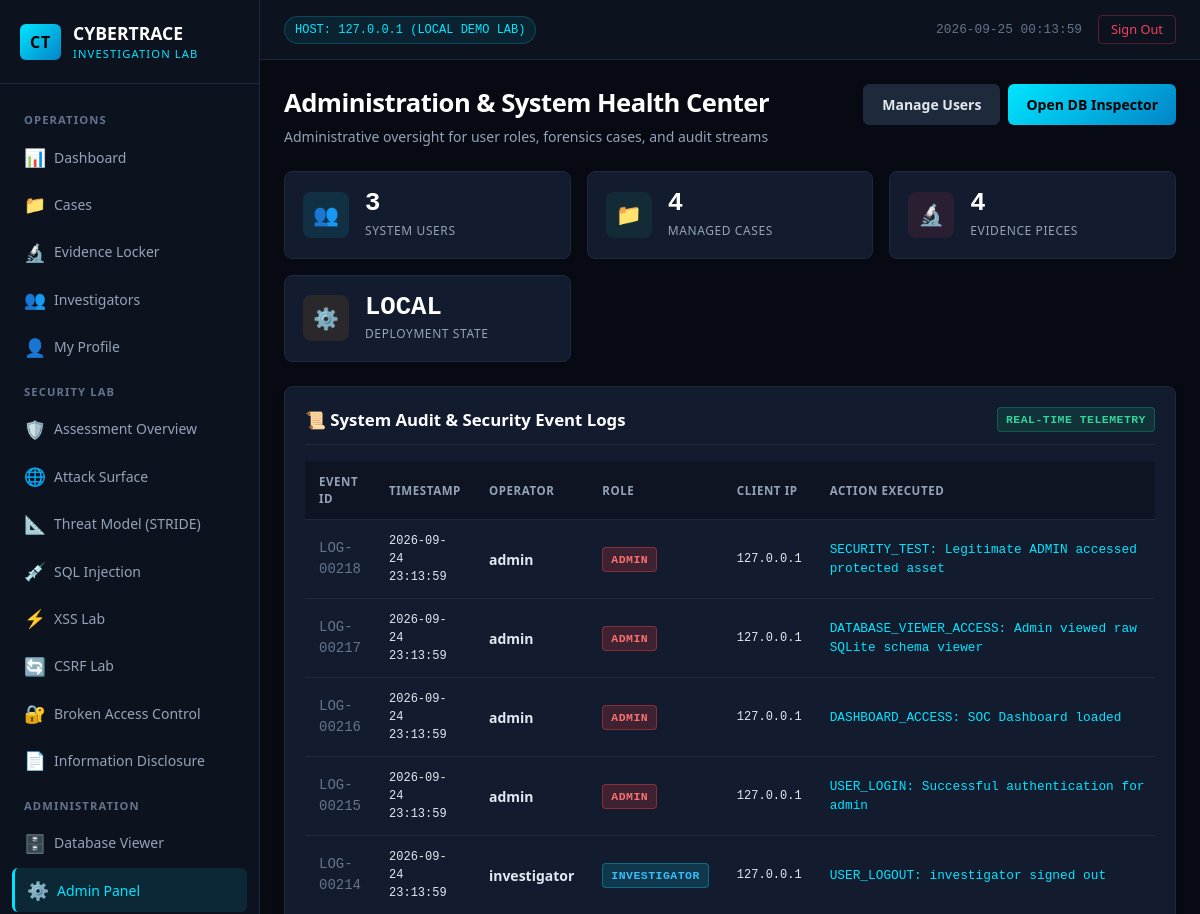
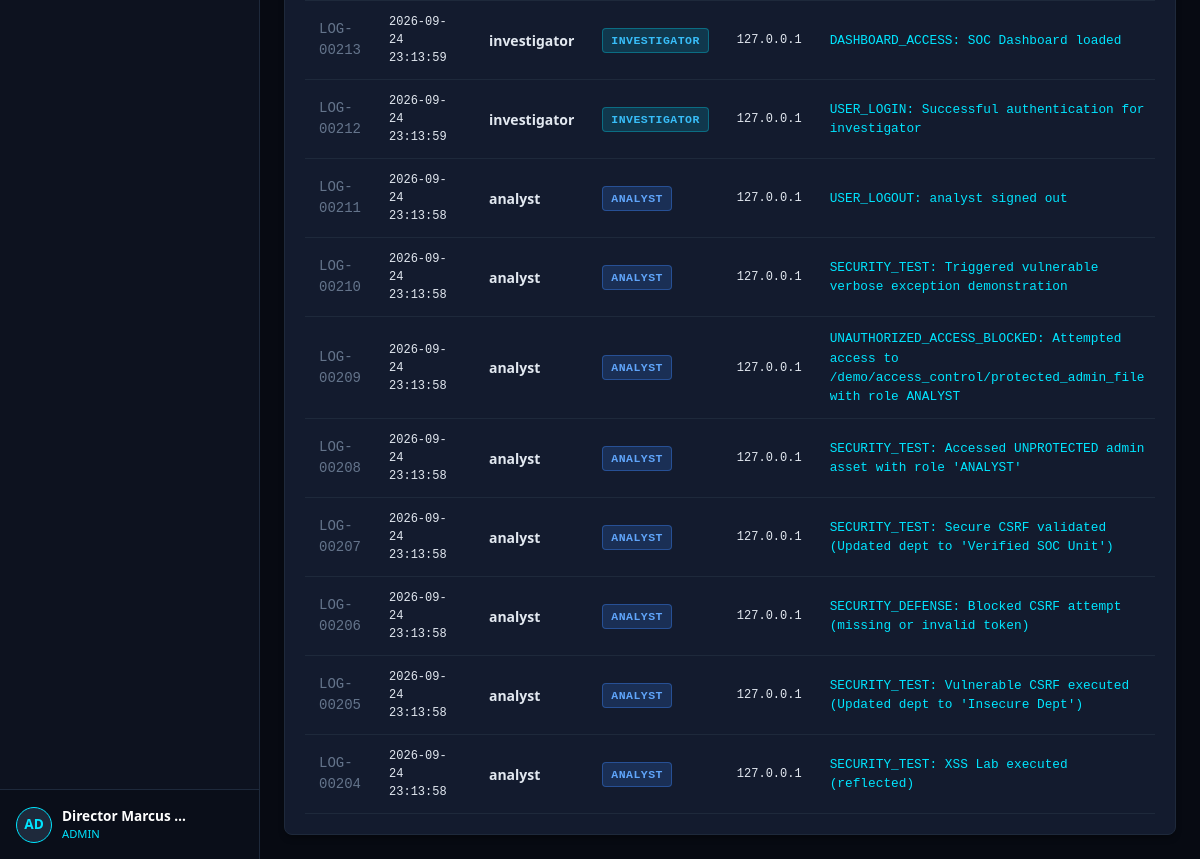
The page /admin/dashboard (signed in) on the database its author committed (2 pictures, top to bottom).
### tables this page shows
CREATE TABLE audit_logs (
        id INTEGER PRIMARY KEY AUTOINCREMENT,
        user_id INTEGER,
        action TEXT NOT NULL,
        ip_address TEXT NOT NULL,
        created_at TEXT NOT NULL
    );

CREATE TABLE users (
        id INTEGER PRIMARY KEY AUTOINCREMENT,
        username TEXT UNIQUE NOT NULL,
        password_hash TEXT NOT NULL,
        role TEXT NOT NULL CHECK(role IN ('ADMIN', 'INVESTIGATOR', 'ANALYST')),
        full_name TEXT NOT NULL,
        email TEXT NOT NULL,
        department TEXT NOT NULL,
        created_at TEXT NOT NULL
    );

### app.py (the view)
@app.route('/admin/dashboard')
@login_required
@role_required(['ADMIN'])
def admin_dashboard():
    users_count = database.query_db("SELECT COUNT(*) as cnt FROM users", one=True)['cnt']
    cases_count = database.query_db("SELECT COUNT(*) as cnt FROM cases", one=True)['cnt']
    evidence_count = database.query_db("SELECT COUNT(*) as cnt FROM evidence", one=True)['cnt']
    audit_logs = database.query_db("""
        SELECT a.*, u.username, u.role
        FROM audit_logs a
        LEFT JOIN users u ON a.user_id = u.id
        ORDER BY a.id DESC LIMIT 15
    """)
    return render_template(
        'admin/dashboard.html',
        users_count=users_count,
        cases_count=cases_count,
        evidence_count=evidence_count,
        audit_logs=audit_logs
    )

### app.py (called while the page is built, shortened)
def generate_csrf_token():
    if 'csrf_token' not in session:
        session['csrf_token'] = secrets.token_hex(16)
    return session['csrf_token']

@app.context_processor
def inject_global_template_data():
    return {
        'csrf_token': generate_csrf_token(),
        'current_user': {
            'id': session.get('user_id'),
            'username': session.get('username'),
            'role': session.get('role'),
            'full_name': session.get('full_name'),
            'department': session.get('department')
        } if 'user_id' in session else None,
        'current_time': datetime.now().strftime("%Y-%m-%d %H:%M:%S")
    }

def login_required(f):
    @wraps(f)
    def decorated_function(*args, **kwargs):
        if 'user_id' not in session:
            flash("Authentication required. Please log in to access this portal.", "warning")
            return redirect(url_for('login', next=request.path))
        return f(*args, **kwargs)
    return decorated_function

def role_required(allowed_roles):
    def decorator(f):
        @wraps(f)
        def decorated_function(*args, **kwargs):
            if 'user_id' not in session:
                flash("Authentication required.", "warning")
                return redirect(url_for('login'))
            user_role = session.get('role')
            return f(*args, **kwargs)
        return decorated_function
    return decorator

### database.py (called while the page is built)
def get_db_connection():
    conn = sqlite3.connect(DB_PATH)
    conn.row_factory = sqlite3.Row
    return conn

def query_db(query, args=(), one=False):
    conn = get_db_connection()
    try:
        cur = conn.cursor()
        cur.execute(query, args)
        rows = cur.fetchall()
        return (rows[0] if rows else None) if one else rows
    finally:
        conn.close()

### templates/admin/dashboard.html (shortened to what this page needs)
{% extends 'base.html' %}
{% block content %}
<div class="page-header">
    <div>
        <h1 class="page-title">Administration &amp; System Health Center</h1>
        <p class="page-subtitle">Administrative oversight for user roles, forensics cases, and audit streams</p>
    </div>
    <div style="display: flex; gap: 8px;">
        <a href="{{ url_for('admin_users') }}" class="btn btn-secondary">Manage Users</a>
        <a href="{{ url_for('database_viewer') }}" class="btn btn-primary">Open DB Inspector</a>
    </div>
</div>
<div class="grid-4">
    <div class="stat-card">
        <div class="stat-icon cyan">👥</div>
        <div>
            <div class="stat-value">{{ users_count }}</div>
            <div class="stat-label">System Users</div>
        </div>
    </div>
    <div class="stat-card">
        <div class="stat-icon emerald">📁</div>
        <div>
            <div class="stat-value">{{ cases_count }}</div>
            <div class="stat-label">Managed Cases</div>
        </div>
    </div>
    <div class="stat-card">
        <div class="stat-icon rose">🔬</div>
        <div>
            <div class="stat-value">{{ evidence_count }}</div>
            <div class="stat-label">Evidence Pieces</div>
        </div>
    </div>
    <div class="stat-card">
        <div class="stat-icon amber">⚙️</div>
        <div>
            <div class="stat-value">LOCAL</div>
            <div class="stat-label">Deployment State</div>
        </div>
    </div>
</div>
<div class="card">
    <div class="card-header">
        <span class="card-title">📜 System Audit &amp; Security Event Logs</span>
        <span class="badge badge-open">Real-time Telemetry</span>
    </div>
    <div class="table-responsive">
        <table class="data-table">
            <thead>
                <tr>
                    <th>Event ID</th>
                    <th>Timestamp</th>
                    <th>Operator</th>
                    <th>Role</th>
                    <th>Client IP</th>
                    <th>Action Executed</th>
                </tr>
            </thead>
            <tbody>
                {% for log in audit_logs %}
                <tr>
                    <td style="font-family: var(--font-mono); color: var(--text-dim);">LOG-00{{ log.id }}</td>
                    <td style="font-family: var(--font-mono); font-size: 0.75rem;">{{ log.created_at }}</td>
                    <td style="font-weight: 600;">{{ log.username or 'SYSTEM / ANONYMOUS' }}</td>
                    <td>
                        {% if log.role == 'ADMIN' %}
                        <span class="badge badge-critical">ADMIN</span>
                        {% elif log.role == 'INVESTIGATOR' %}
                        <span class="badge badge-investigating">INVESTIGATOR</span>
                        {% elif log.role == 'ANALYST' %}
                        <span class="badge badge-low">ANALYST</span>
                        {% else %}
                        <span class="badge badge-closed">NONE</span>
                        {% endif %}
                    </td>
                    <td style="font-family: var(--font-mono); font-size: 0.75rem;">{{ log.ip_address }}</td>
                    <td style="font-family: var(--font-mono); font-size: 0.8rem; color: var(--accent-cyan);">{{ log.action }}</td>
                </tr>
                {% endfor %}
            </tbody>
        </table>
    </div>
</div>
{% endblock %}

### static/css/style.css (style rules this page uses)
:root { --bg-primary: #070a12; --bg-secondary: #0d121f; --bg-card: #131b2e; --bg-card-hover: #18223a; --border-color: #1e293b; --border-focus: #00e5ff; --text-main: #e2e8f0; --text-muted: #94a3b8; --text-dim: #64748b; --accent-cyan: #00e5ff; --accent-cyan-glow: rgba(0, 229, 255, 0.2); --accent-blue: #38bdf8; --accent-emerald: #10b981; --accent-amber: #f59e0b; --accent-rose: #f43f5e; --accent-purple: #a855f7; --vuln-red: #ef4444; --vuln-bg: rgba(239, 68, 68, 0.08); --vuln-border: rgba(239, 68, 68, 0.35); --secure-green: #10b981; --secure-bg: rgba(16, 185, 129, 0.08); --secure-border: rgba(16, 185, 129, 0.35); --font-sans: 'Segoe UI', system-ui, -apple-system, Roboto, Helvetica, Arial, sans-serif; --font-mono: 'Consolas', 'Courier New', monospace; }
* { box-sizing: border-box; margin: 0; padding: 0; }
body { background-color: var(--bg-primary); color: var(--text-main); font-family: var(--font-sans); line-height: 1.5; min-height: 100vh; display: flex; flex-direction: column; }
h1, h2, h3, h4, h5 { color: #fff; font-weight: 600; letter-spacing: -0.02em; }
a { color: var(--accent-cyan); text-decoration: none; transition: color 0.15s ease; }
.page-header { margin-bottom: 24px; display: flex; justify-content: space-between; align-items: flex-start; flex-wrap: wrap; gap: 16px; }
.page-title { font-size: 1.6rem; margin-bottom: 4px; }
.page-subtitle { font-size: 0.875rem; color: var(--text-muted); }
.grid-4 { display: grid; grid-template-columns: repeat(auto-fit, minmax(220px, 1fr)); gap: 16px; margin-bottom: 24px; }
.card { background-color: var(--bg-card); border: 1px solid var(--border-color); border-radius: 8px; padding: 20px; box-shadow: 0 4px 6px -1px rgba(0, 0, 0, 0.3); }
.card-header { display: flex; justify-content: space-between; align-items: center; margin-bottom: 16px; padding-bottom: 12px; border-bottom: 1px solid var(--border-color); }
.card-title { font-size: 1.05rem; font-weight: 600; color: #fff; display: flex; align-items: center; gap: 8px; }
.stat-card { background-color: var(--bg-card); border: 1px solid var(--border-color); border-radius: 8px; padding: 18px; display: flex; align-items: center; gap: 16px; transition: transform 0.15s ease; }
.stat-icon { width: 46px; height: 46px; border-radius: 8px; display: flex; align-items: center; justify-content: center; font-size: 1.3rem; }
.stat-icon.cyan { background: rgba(0, 229, 255, 0.1); color: var(--accent-cyan); }
.stat-icon.rose { background: rgba(244, 63, 94, 0.1); color: var(--accent-rose); }
.stat-icon.emerald { background: rgba(16, 185, 129, 0.1); color: var(--accent-emerald); }
.stat-icon.amber { background: rgba(245, 158, 11, 0.1); color: var(--accent-amber); }
.stat-value { font-size: 1.6rem; font-weight: 700; color: #fff; line-height: 1.1; font-family: var(--font-mono); }
.stat-label { font-size: 0.75rem; color: var(--text-muted); text-transform: uppercase; letter-spacing: 0.05em; margin-top: 3px; }
.table-responsive { width: 100%; overflow-x: auto; }
.data-table { width: 100%; border-collapse: collapse; text-align: left; font-size: 0.875rem; }
.data-table th { background-color: rgba(0, 0, 0, 0.25); color: var(--text-muted); font-weight: 600; text-transform: uppercase; font-size: 0.72rem; letter-spacing: 0.05em; padding: 12px 14px; border-bottom: 1px solid var(--border-color); }
.data-table td { padding: 12px 14px; border-bottom: 1px solid var(--border-color); color: var(--text-main); }
.badge { display: inline-block; padding: 3px 8px; border-radius: 4px; font-size: 0.72rem; font-weight: 600; text-transform: uppercase; letter-spacing: 0.04em; font-family: var(--font-mono); }
.badge-critical { background: rgba(239, 68, 68, 0.2); color: #f87171; border: 1px solid rgba(239, 68, 68, 0.4); }
.badge-low { background: rgba(59, 130, 246, 0.2); color: #60a5fa; border: 1px solid rgba(59, 130, 246, 0.4); }
.badge-open { background: rgba(16, 185, 129, 0.15); color: #34d399; border: 1px solid rgba(16, 185, 129, 0.3); }
.badge-investigating { background: rgba(0, 229, 255, 0.15); color: #38bdf8; border: 1px solid rgba(0, 229, 255, 0.3); }
.btn { display: inline-flex; align-items: center; justify-content: center; gap: 8px; font-weight: 600; font-size: 0.875rem; padding: 9px 18px; border-radius: 6px; cursor: pointer; border: none; transition: all 0.15s ease; }
.btn-primary { background: linear-gradient(135deg, #00e5ff 0%, #0284c7 100%); color: #000; }
.btn-secondary { background-color: #1e293b; color: var(--text-main); border: 1px solid var(--border-color); }

### rows shown on the page
audit_logs: id "218", created_at "2026-09-24 23:13:59", username "admin", shows "ADMIN", ip_address "127.0.0.1", action "SECURITY_TEST: Legitimate ADMIN accessed protected asset"
audit_logs: id "217", created_at "2026-09-24 23:13:59", username "admin", shows "ADMIN", ip_address "127.0.0.1", action "DATABASE_VIEWER_ACCESS: Admin viewed raw SQLite schema viewer"
audit_logs: id "216", created_at "2026-09-24 23:13:59", username "admin", shows "ADMIN", ip_address "127.0.0.1", action "DASHBOARD_ACCESS: SOC Dashboard loaded"
audit_logs: id "215", created_at "2026-09-24 23:13:59", username "admin", shows "ADMIN", ip_address "127.0.0.1", action "USER_LOGIN: Successful authentication for admin"
audit_logs: id "214", created_at "2026-09-24 23:13:59", username "investigator", shows "INVESTIGATOR", ip_address "127.0.0.1", action "USER_LOGOUT: investigator signed out"
audit_logs: id "213", created_at "2026-09-24 23:13:59", username "investigator", shows "INVESTIGATOR", ip_address "127.0.0.1", action "DASHBOARD_ACCESS: SOC Dashboard loaded"
audit_logs: id "212", created_at "2026-09-24 23:13:59", username "investigator", shows "INVESTIGATOR", ip_address "127.0.0.1", action "USER_LOGIN: Successful authentication for investigator"
audit_logs: id "211", created_at "2026-09-24 23:13:58", username "analyst", shows "ANALYST", ip_address "127.0.0.1", action "USER_LOGOUT: analyst signed out"
audit_logs: id "210", created_at "2026-09-24 23:13:58", username "analyst", shows "ANALYST", ip_address "127.0.0.1", action "SECURITY_TEST: Triggered vulnerable verbose exception demonstration"
audit_logs: id "209", created_at "2026-09-24 23:13:58", username "analyst", shows "ANALYST", ip_address "127.0.0.1", action "UNAUTHORIZED_ACCESS_BLOCKED: Attempted access to /demo/access_control/protected_admin_file with role ANALYST"
audit_logs: id "208", created_at "2026-09-24 23:13:58", username "analyst", shows "ANALYST", ip_address "127.0.0.1", action "SECURITY_TEST: Accessed UNPROTECTED admin asset with role 'ANALYST'"
audit_logs: id "207", created_at "2026-09-24 23:13:58", username "analyst", shows "ANALYST", ip_address "127.0.0.1", action "SECURITY_TEST: Secure CSRF validated (Updated dept to 'Verified SOC Unit')"
audit_logs: id "206", created_at "2026-09-24 23:13:58", username "analyst", shows "ANALYST", ip_address "127.0.0.1", action "SECURITY_DEFENSE: Blocked CSRF attempt (missing or invalid token)"
audit_logs: id "205", created_at "2026-09-24 23:13:58", username "analyst", shows "ANALYST", ip_address "127.0.0.1", action "SECURITY_TEST: Vulnerable CSRF executed (Updated dept to 'Insecure Dept')"
audit_logs: id "204", created_at "2026-09-24 23:13:58", username "analyst", shows "ANALYST", ip_address "127.0.0.1", action "SECURITY_TEST: XSS Lab executed (reflected)"

### other values the page prints
{{ current_user.username[:2].upper() }} "AD"
{{ current_user.full_name }} "Director Marcus…"
{{ current_user.role }} "ADMIN"
{{ users_count }} "3"
{{ cases_count }} "4"
{{ evidence_count }} "4"
